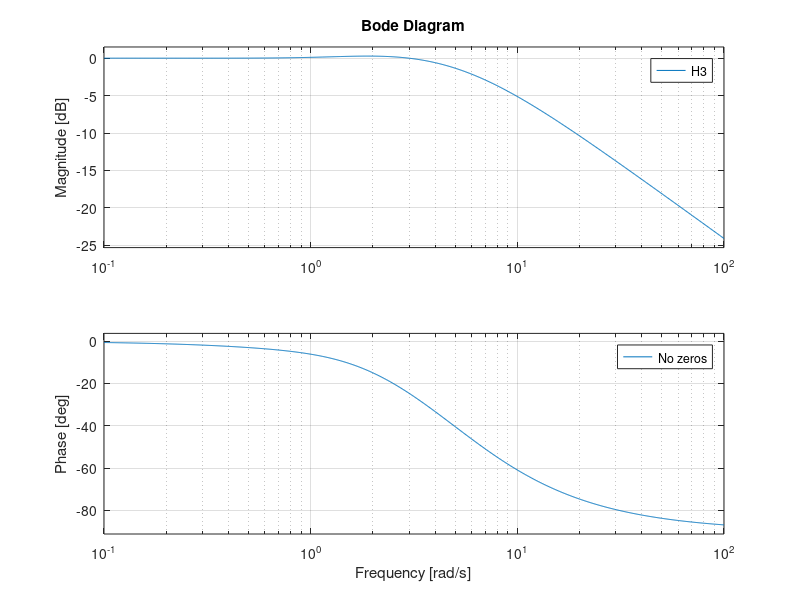
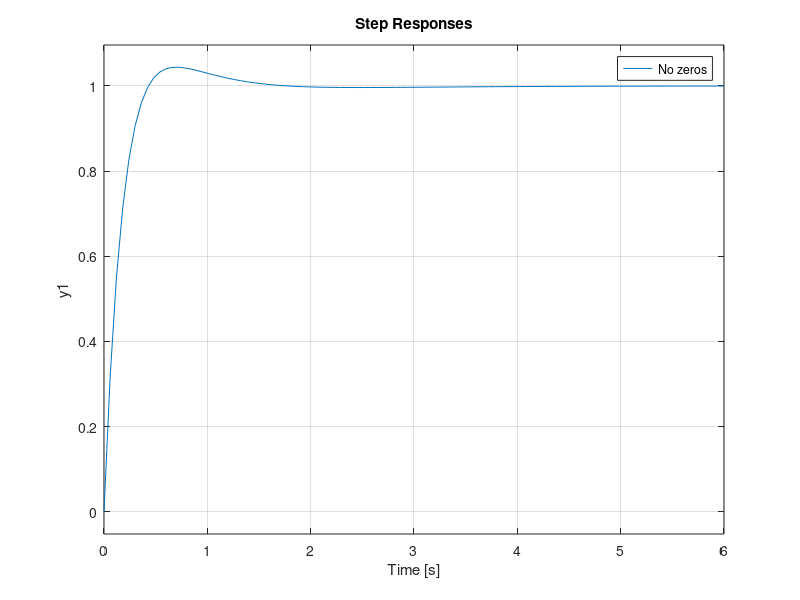

The MATLAB source for these figures, in order:
% Definer Laplace-variablen 's' til brug i overføringsfunktioner
s = tf('s');

% -------------------------
% Styrbar form (mm12)
% -------------------------
% Definer systemmatricer
A = [7 -9;    % Systemets dynamik
     6 -8];
B = [4;       % Input-matrix
     3];
C = [1 1];    % Output-matrix

Lo =[-8;
     -22];
O = [C;
     C*A];
%step 1
t2 = inv(O)*[0;1];
%Step 2
t1 = A*t2;
%Step 3
To = [t1 t2];
%Step 4
Ao = inv(To)*A*To;
Co = C*To;
%Tjek om svaret er rigtigt
L = To*Lo;


% Beregn styrbarhedsmatricen [B, AB]
Cc = [B, A*B];

% Find koefficienterne til den kanoniske styrbare form
s2 = [0 1] * inv(Cc); % Udtræk den anden række af transformationsmatricen
s1 = s2 * A;          % Udtræk den første række ved at gange med A

% Saml transformationsmatricen
Tinv = [s1;            % Første række
        s2];           % Anden række

% Transformér A til kanonisk styrbar form
Ac = Tinv * A * inv(Tinv);

% Definer feedback-gain, der placerer polerne
Fx = [-2 -4];            % Ønskede polplaceringer i det lukkede system
F = Fx * Tinv;           % Transformér feedback-gain tilbage til original basis

% Beregn det lukkede system i den oprindelige basis
A + B * F;               % Lukket system i original basis
Ac + [1; 0] * Fx;        % Lukket system i styrbar basis

% -------------------------
% Observer-baseret controller (mm15)
% -------------------------

% Definer det observer-baserede lukkede loop-system
Acl = [A B*F;            % Øverste blok: A + BF
       -L*C A + L*C + B*F]; % Nederste blok: Observer dynamik

% Kombinér input-matricer for det samlede system
Bstor = [B;
         B];

% Kombinér output-matricer for det samlede system
Cstor = [C 0 0];         % Tilføj nuller til output-matrix

% Definer systemet uden nulpunkter
H1 = 0.25 * ss(Acl, Bstor, Cstor, zeros(1,1)); % Opret tilstandsrum-model

% -------------------------
% Tilføj nulpunkter (-1, -2)
% -------------------------
% Placér nulpunkter i -1 og -2
Mt1 = place((A + B*F + L*C).', F.', [-1, -2]).'; % Observer gain for nulpunkter

% Kombinér med input-matrix
Bcl1 = [B; 
        Mt1];              % Kombiner systemets input med observer gain

% Beregn skaleringsfaktor for at justere det samlede input
N1 = -inv(Cstor * inv(Acl) * Bcl1);
N1
% Beregn den nye input-matrix
M1 = Mt1 * N1;
Bny1 = [B * N1;
        M1];
M1
Bny1

% Definer systemet med nulpunkter i -1 og -2
H2 = ss(Acl, Bny1, Cstor, zeros(1,1)); % Tilstandsrum-model

% -------------------------
% Tilføj nulpunkter (-1.4, -4) (de bedste)
% -------------------------
% Placér nulpunkter i -1.4 og -4
Mt2 = place((A + B*F + L*C).', F.', [-1.4, -4]).'; % Observer gain for nye nulpunkter
Mt2

% Kombinér med input-matrix
Bcl2 = [B;
        Mt2];              % Kombiner systemets input med observer gain
Bcl2
% Beregn skaleringsfaktor for at justere det samlede input
N2 = -inv(Cstor * inv(Acl) * Bcl2);
N2
% Beregn den nye input-matrix
M2 = Mt2 * N2;
Bny2 = [B * N2;
        M2];
Bny2
% Definer systemet med nulpunkter i -1.4 og -4
H3 = ss(Acl, Bny2, Cstor, zeros(1,1)); % Tilstandsrum-model

% -------------------------
% Visualisering
% -------------------------

% Generér Bode-plot
figure(1);
hold on;
bode(H1);
bode(H2);
bode(H3);
legend('No zeros', 'With zeros in -1 and -2', 'With zeros in -1.4 and -4');
hold off;

% Generér step responses
figure(2);
hold on;
step(H1);
step(H2);
step(H3);
legend('No zeros', 'With zeros in -1 and -2', 'With zeros in -1.4 and -4');
title('Step Responses');
hold off;
